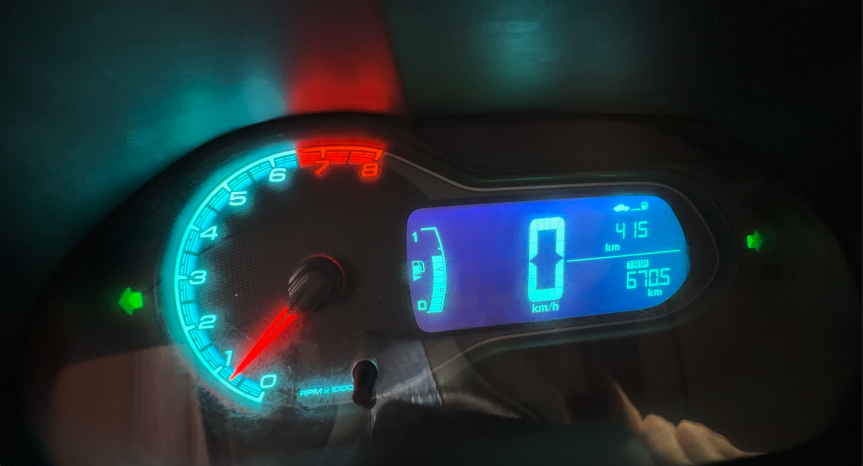
#> input picture giro.png, 1726 x 932 px, given in place of video_inicial.mov, which was not available (shown at 1/2 size)
$ python detector_tablero.py
#> lines starting #> are read from the running program, lines starting #| are printed output that depends on the picture; after the words box and inside, x2 and y2 are one past the last pixel; in counts of white or black regions, pixels touching at a corner belong together; pictures that were not available may be replaced by others from this repository, and a replacement may not be noted
import cv2
import numpy as np
from typing import Dict, Tuple
import math
import json


def cargar_configuracion(config_path='config_tablero.json'):
    """Carga la configuración desde el archivo JSON especificado.

    Args:
        config_path: Ruta al archivo de configuración JSON

    Returns:
        Diccionario con la configuración cargada
    """
    with open(config_path, 'r') as f:
        config = json.load(f)
    return config


def desnormalizar_roi(roi_norm: Tuple[float, float, float, float],
                     frame_width: int,
                     frame_height: int) -> Tuple[int, int, int, int]:
    """Desnormaliza un ROI de coordenadas relativas (0-1) a píxeles.

    Args:
        roi_norm: ROI normalizado (x, y, w, h) con valores entre 0 y 1
        frame_width: Ancho del frame en píxeles
        frame_height: Alto del frame en píxeles

    Returns:
        Tupla con coordenadas en píxeles (x, y, w, h)
    """
    x_norm, y_norm, w_norm, h_norm = roi_norm
    x = int(x_norm * frame_width)
    y = int(y_norm * frame_height)
    w = int(w_norm * frame_width)
    h = int(h_norm * frame_height)

    # Asegurar que el ROI sea válido
    x = max(0, x)
    y = max(0, y)
    w = max(1, w)
    h = max(1, h)

    # Ajustar si se sale del frame
    if x + w > frame_width:
        w = frame_width - x
    if y + h > frame_height:
        h = frame_height - y

    return x, y, w, h


def desnormalizar_punto(punto_norm: Tuple[float, float],
                       frame_width: int,
                       frame_height: int) -> Tuple[int, int]:
    """Desnormaliza un punto de coordenadas relativas (0-1) a píxeles.

    Args:
        punto_norm: Coordenadas normalizadas (x, y) con valores entre 0 y 1
        frame_width: Ancho del frame en píxeles
        frame_height: Alto del frame en píxeles

    Returns:
        Tupla con coordenadas en píxeles (x, y)
    """
    x_norm, y_norm = punto_norm
    x = int(x_norm * frame_width)
    y = int(y_norm * frame_height)
    return x, y


def detectar_luz(frame: np.ndarray,
                roi_norm: Tuple[float, float, float, float],
                rango_color: Tuple[np.ndarray, np.ndarray]) -> bool:
    """Detecta si una luz está encendida en una región específica.

    Args:
        frame: Frame completo
        roi_norm: ROI normalizado (x, y, w, h)
        rango_color: Rango de color HSV (min, max)

    Returns:
        True si se detecta la luz encendida, False en caso contrario
    """
    # Desnormalizar ROI
    frame_height, frame_width = frame.shape[:2]
    x, y, w, h = desnormalizar_roi(roi_norm, frame_width, frame_height)

    # Comprobar si el ROI tiene tamaño válido después de ajustes
    if w <= 0 or h <= 0:
        return False

    # Extraer ROI absoluto
    roi_frame = frame[y:y+h, x:x+w]
    hsv = cv2.cvtColor(roi_frame, cv2.COLOR_BGR2HSV)
    mask = cv2.inRange(
        hsv,
        np.array(rango_color[0]),
        np.array(rango_color[1])
    )
    return np.mean(mask) > 50


def detectar_aguja(frame: np.ndarray,
                  roi_norm: Tuple[float, float, float, float],
                  config: Dict) -> Tuple[float, Tuple[int, int, int, int]]:
    """Detecta la posición de la aguja del velocímetro.

    Args:
        frame: Frame completo
        roi_norm: ROI normalizado del velocímetro (x, y, w, h)
        config: Diccionario con la configuración del velocímetro

    Returns:
        Tupla con:
        - RPM calculada a partir de la posición de la aguja
        - Coordenadas de la línea de la aguja (x1, y1, x2, y2) o None
    """
    # Desnormalizar ROI
    frame_height, frame_width = frame.shape[:2]
    x, y, w, h = desnormalizar_roi(roi_norm, frame_width, frame_height)

    if w <= 0 or h <= 0:
        return 0.0, None

    roi_frame = frame[y:y+h, x:x+w]

    # Desnormalizar parámetros del velocímetro
    centro_x_abs, centro_y_abs = desnormalizar_punto(
        tuple(config['velocimetro']['centro']), frame_width, frame_height)

    # Usamos frame_width para el radio como en la calibración
    radio_abs = int(config['velocimetro']['radio'] * frame_width)

    # Crear una región de interés circular con coords absolutas
    centro_rel = (
        centro_x_abs - x,
        centro_y_abs - y
    )
    mask_circle = np.zeros_like(roi_frame[:, :, 0])
    cv2.circle(
        mask_circle,
        centro_rel,
        radio_abs,
        255,
        -1
    )

    # Convertir a HSV para filtrado por color
    hsv = cv2.cvtColor(roi_frame, cv2.COLOR_BGR2HSV)

    # Obtener rangos de color para la aguja desde la configuración
    lower_red = np.array(config['rangos_color']['rpm'][0])
    upper_red = np.array(config['rangos_color']['rpm'][1])

    # Crear máscara de color
    mask_red = cv2.inRange(hsv, lower_red, upper_red)

    # Aplicar la máscara circular
    mask_aguja = cv2.bitwise_and(mask_red, mask_circle)

    # Crear máscara para el 70% inferior del círculo
    altura_total = roi_frame.shape[0]
    altura_corte = int(altura_total * 0.3)  # 30% superior

    mask_70percent = mask_aguja.copy()
    mask_70percent[:altura_corte, :] = 0  # El 30% superior queda en negro

    # Aplicar máscara del 70%
    mask_final = cv2.bitwise_and(mask_aguja, mask_70percent)

    # Detectar líneas usando transformada de Hough
    lines = cv2.HoughLinesP(
        mask_final,
        1,
        np.pi/180,
        30,
        minLineLength=radio_abs//3,
        maxLineGap=20
    )

    if lines is None:
        return 0.0, None

    # Filtrar líneas por cercanía al centro
    dist_threshold = radio_abs * 0.5
    lineas_filtradas = []

    for line in lines:
        # Coordenadas relativas al ROI
        x1_rel, y1_rel, x2_rel, y2_rel = line[0]

        # Calcular punto más cercano al centro (relativo al ROI)
        px, py = centro_rel
        dx = x2_rel - x1_rel
        dy = y2_rel - y1_rel
        len_squared = dx*dx + dy*dy

        if len_squared == 0:  # Si la línea es un punto
            continue

        # Proyectar el centro en la línea
        t = max(0, min(1, ((px-x1_rel)*dx + (py-y1_rel)*dy) / len_squared))
        # Punto más cercano en la línea (relativo al ROI)
        proj_x = x1_rel + t * dx
        proj_y = y1_rel + t * dy
        # Distancia del centro al punto más cercano (en píxeles del ROI)
        dist = math.sqrt((px-proj_x)**2 + (py-proj_y)**2)

        # Si está dentro del umbral de distancia (en píxeles), la agregamos
        if dist < dist_threshold:
            # Guardamos las coordenadas relativas al ROI
            lineas_filtradas.append(line[0])

    if not lineas_filtradas:
        return 0.0, None

    # Calcular los vectores directores de cada línea
    vectores = []
    cx_rel, cy_rel = centro_rel  # Centro relativo al ROI

    for x1_rel, y1_rel, x2_rel, y2_rel in lineas_filtradas:
        # Vector director de la línea (en coords relativas)
        dx = x2_rel - x1_rel
        dy = y2_rel - y1_rel
        longitud = math.sqrt(dx*dx + dy*dy)

        # Normalizar vector
        if longitud > 0:
            dx /= longitud
            dy /= longitud

        # Asegurar que el vector apunte desde el centro hacia afuera
        # (usando coords relativas)
        dist1 = (x1_rel-cx_rel)**2 + (y1_rel-cy_rel)**2
        dist2 = (x2_rel-cx_rel)**2 + (y2_rel-cy_rel)**2

        # Si el primer punto está más lejos del centro, invertir dirección
        if dist1 > dist2:
            dx = -dx
            dy = -dy

        vectores.append((dx, dy))

    # Calcular el vector promedio
    if not vectores:
        return 0.0, None

    dx_sum = sum(v[0] for v in vectores)
    dy_sum = sum(v[1] for v in vectores)
    n = len(vectores)
    dx_avg = dx_sum / n
    dy_avg = dy_sum / n

    # Normalizar el vector promedio
    norm = math.sqrt(dx_avg**2 + dy_avg**2)
    if norm > 0:
        dx_avg /= norm
        dy_avg /= norm

    # Crear línea promedio desde el centro (relativo al ROI)
    # Usamos radio absoluto para la longitud
    longitud_linea = radio_abs * 0.8
    x1_rel_avg = int(cx_rel)
    y1_rel_avg = int(cy_rel)
    x2_rel_avg = int(cx_rel + dx_avg * longitud_linea)
    y2_rel_avg = int(cy_rel + dy_avg * longitud_linea)

    # Convertir a coordenadas globales
    linea_aguja = (
        x1_rel_avg + x, y1_rel_avg + y,
        x2_rel_avg + x, y2_rel_avg + y
    )

    # Calcular el ángulo de la línea
    theta = math.atan2(-dy_avg, -dx_avg)

    # Normalizar el ángulo al rango del velocímetro
    # Convertir de radianes a grados
    angulo = math.degrees(theta)

    # Normalizar el ángulo al rango del velocímetro
    rango_angulos = config['velocimetro']['angulo_fin'] - config['velocimetro']['angulo_inicio']
    # Manejo de posible división por cero o rango inválido
    if rango_angulos == 0:
        angulo_norm = 0.0
    else:
        # Asegurar que el cálculo maneje la vuelta (e.g., 350 a 10 grados)
        angulo_rel = angulo - config['velocimetro']['angulo_inicio']
        # Ajustar por si cruza 360/0 grados
        if rango_angulos < 0:  # Si fin < inicio (ej: 350 a 10)
            angulo_rel = (angulo_rel + 360) % 360
            rango_angulos += 360
        elif angulo_rel < 0:  # Si angulo < inicio
            angulo_rel += 360

        angulo_norm = angulo_rel / rango_angulos
        angulo_norm = max(0, min(1, angulo_norm))  # Clamp entre 0 y 1

    # Convertir a RPM y devolver el valor
    rpm = angulo_norm * 8000  # RPM máximo

    return rpm, linea_aguja


def detectar_estado_instrumentos(frame: np.ndarray, config: Dict) -> Dict:
    """Detecta el estado de todos los instrumentos.

    Args:
        frame: Frame del video a analizar
        config: Diccionario con la configuración cargada

    Returns:
        Diccionario con el estado de cada instrumento
    """
    resultados = {}
    linea_aguja = None

    # Detectar luces usando los rangos de color del archivo de configuración
    for elemento, rango in config['rangos_color'].items():
        if elemento != 'rpm':  # El rpm se maneja diferente
            resultados[elemento] = detectar_luz(
                frame, config['rois'][elemento], rango
            )

    # Detectar RPM usando la aguja
    rpm, linea_aguja = detectar_aguja(frame, config['rois']['rpm'], config)
    resultados['rpm'] = rpm

    return resultados, linea_aguja


def dibujar_frame(frame: np.ndarray, resultados: Dict, linea_aguja: Tuple[int, int, int, int], config: Dict) -> np.ndarray:
    """Dibuja los ROIs y el estado de los instrumentos en el frame.

    Args:
        frame: Frame a dibujar
        resultados: Diccionario con los resultados de la detección
        linea_aguja: Coordenadas de la línea de la aguja (x1, y1, x2, y2)
        config: Diccionario con la configuración cargada

    Returns:
        Frame con los elementos dibujados
    """
    frame_height, frame_width = frame.shape[:2]

    # Colores para los ROIs
    colores_roi = {
        'freno_mano': (0, 0, 255),      # Rojo
        'luces_altas': (255, 0, 0),     # Azul
        'luces_bajas': (0, 255, 0),     # Verde
        'rpm': (255, 0, 255),           # Magenta
        'giro_izquierda': (0, 255, 0),  # Verde
        'giro_derecha': (0, 255, 0)     # Verde
    }

    # Dibujar ROIs
    for elemento, roi_norm in config['rois'].items():
        x, y, w, h = desnormalizar_roi(roi_norm, frame_width, frame_height)
        cv2.rectangle(
            frame,
            (x, y),
            (x+w, y+h),
            colores_roi.get(elemento, (255, 255, 255)),
            2
        )
        cv2.putText(
            frame,
            elemento,
            (x, y-5),
            cv2.FONT_HERSHEY_SIMPLEX,
            0.5,
            colores_roi.get(elemento, (255, 255, 255)),
            1
        )

    # Dibujar elementos del velocímetro
    centro_x_abs, centro_y_abs = desnormalizar_punto(
        tuple(config['velocimetro']['centro']), frame_width, frame_height)
    radio_abs = int(config['velocimetro']['radio'] * frame_width)

    # Dibujar centro y círculo del velocímetro
    cv2.circle(frame, (centro_x_abs, centro_y_abs), 5, (0, 0, 255), -1)
    cv2.circle(frame, (centro_x_abs, centro_y_abs), radio_abs, (0, 255, 0), 2)

    # Dibujar línea de la aguja si existe
    if linea_aguja is not None:
        x1, y1, x2, y2 = linea_aguja
        cv2.line(frame, (x1, y1), (x2, y2), (0, 255, 255), 2)

    # Dibujar resultados
    y_pos = 30
    for elemento, valor in resultados.items():
        if elemento == 'rpm':
            texto = f"RPM: {valor:.0f}"
        else:
            texto = f"{elemento}: {'ON' if valor else 'OFF'}"
        cv2.putText(
            frame,
            texto,
            (10, y_pos),
            cv2.FONT_HERSHEY_SIMPLEX,
            1,
            (0, 255, 0),
            2
        )
        y_pos += 30

    return frame


def procesar_video(video_path: str, config_path: str = 'config_tablero.json'):
    """Procesa un video completo y genera un video con las detecciones.

    Args:
        video_path: Ruta al video de entrada
        config_path: Ruta al archivo de configuración
    """
#> called with video_path = 'video_inicial.mov', config_path = 'config_tablero.json'
    # Cargar configuración
    config = cargar_configuracion(config_path)
#> (reads config_tablero.json from the repository)

    # Abrir video
    cap = cv2.VideoCapture(video_path)
    if not cap.isOpened():
        print("Error: No se pudo abrir el video")
        return

    # Obtener información del video
    width = int(cap.get(cv2.CAP_PROP_FRAME_WIDTH))
    height = int(cap.get(cv2.CAP_PROP_FRAME_HEIGHT))
    fps = int(cap.get(cv2.CAP_PROP_FPS))

    # Configurar video de salida
    fourcc = cv2.VideoWriter_fourcc(*'mp4v')
    output_path = "video_detecciones.mp4"
    out = cv2.VideoWriter(output_path, fourcc, fps, (width, height))

    print(f"Procesando video... El resultado se guardará en {output_path}")
    print("Solo se procesará 1 de cada 15 frames")

    frame_count = 0
    ultimos_resultados = None
    ultima_linea_aguja = None

    while True:
        ret, frame = cap.read()
#> frame is the input picture: shape (932, 1726, 3); mean B, G, R 52.6, 47.3, 31.4
        if not ret:
            break

        frame_count += 1

        # Detectar estado de instrumentos solo cada 15 frames o al inicio
        if frame_count % 15 == 0 or ultimos_resultados is None:
            print(f"Detectando instrumentos en frame {frame_count}")
            ultimos_resultados, ultima_linea_aguja = detectar_estado_instrumentos(frame, config)
#> after the loop in detectar_estado_instrumentos, `for elemento, rango in config['rangos_color'].items():`: resultados = {'freno_mano': False, 'luces_altas': False, 'luces_bajas': False, 'giro_izquierda': True, 'giro_derecha': False}
#> in detectar_aguja, `roi_frame = frame[y:y+h, x:x+w]`:
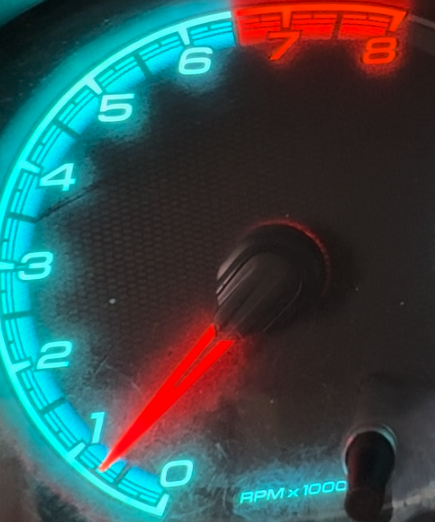
#> roi_frame: shape (522, 435, 3); mean B, G, R 78.4, 77.4, 55.3
#> in detectar_aguja, `cv2.circle( mask_circle, centro_rel, radio_abs, 255, -1 )`:
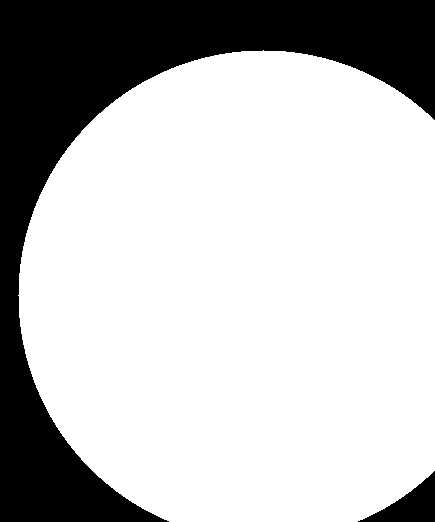
#> mask_circle: shape (522, 435); 74.2% white; 2 black regions, box (x1, y1, x2, y2) and area: (0, 0, 435, 522) 56830, (358, 471, 435, 522) 1730
#> in detectar_aguja, `mask_red = cv2.inRange(hsv, lower_red, upper_red)`:
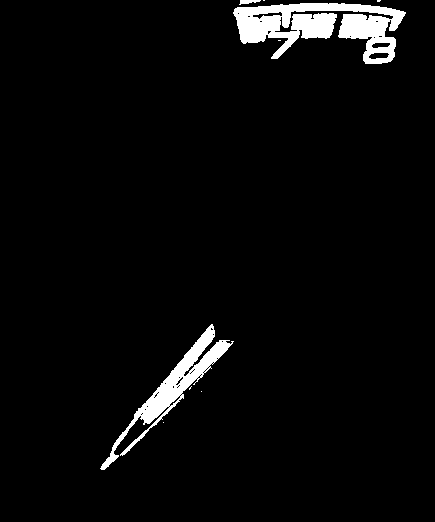
#> mask_red: shape (522, 435); 3.8% white; 9 white regions (6 under 20 px), largest, box (x1, y1, x2, y2) and area: (233, 3, 406, 64) 5509, (100, 324, 234, 470) 3053, (239, 0, 261, 5) 66
#> in detectar_aguja, `mask_aguja = cv2.bitwise_and(mask_red, mask_circle)`:
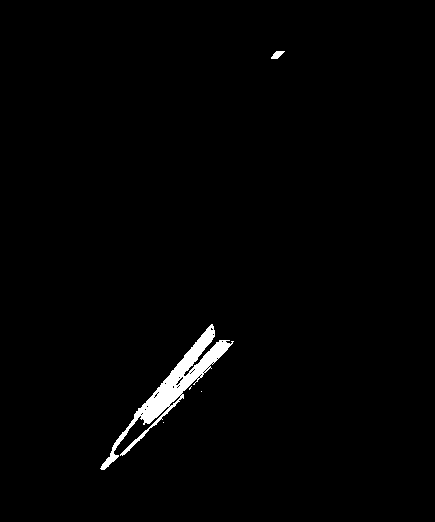
#> mask_aguja: shape (522, 435); 1.4% white; 5 white regions (3 under 20 px), largest, box (x1, y1, x2, y2) and area: (100, 324, 234, 470) 3053, (271, 51, 285, 59) 67
#> in detectar_aguja, `lines = cv2.HoughLinesP( mask_final, 1, np.pi/180, 30, minLineLength=r..`: lines = 20 rows, first 6: [141, 418, 214, 331], [149, 423, 231, 341], [101, 466, 187, 352], [147, 422, 229, 340], [112, 449, 221, 340], [122, 454, 227, 349]
#> the loop in detectar_aguja, `for line in lines:` made 20 passes
#> (x1_rel, y1_rel, x2_rel, y2_rel, dx, dy, len_squared, proj_x) on passes 1 to 8: (141, 418, 214, 331, 73, -87, 12898, 214), (149, 423, 231, 341, 82, -82, 13448, 231), (101, 466, 187, 352, 86, -114, 20392, 187), (147, 422, 229, 340, 82, -82, 13448, 229), (112, 449, 221, 340, 109, -109, 23762, 221), (122, 454, 227, 349, 105, -105, 22050, 227), (144, 421, 228, 340, 84, -81, 13617, 228), (141, 416, 212, 325, 71, -91, 13322, 212)
#> after the loop in detectar_aguja, `for line in lines:`: lineas_filtradas = 20 items, first 6: [141, 418, 214, 331], [149, 423, 231, 341], [101, 466, 187, 352], [147, 422, 229, 340], [112, 449, 221, 340], [122, 454, 227, 349]
#> the loop in detectar_aguja, `for x1_rel, y1_rel, x2_rel, y2_rel in lineas_filtradas:` made 20 passes
#> (x1_rel, y1_rel, x2_rel, y2_rel, dx, dy, longitud, dist1) on passes 1 to 8: (141, 418, 214, 331, -0.643, 0.766, 113.6, 30013), (149, 423, 231, 341, -0.707, 0.707, 116, 29380), (101, 466, 187, 352, -0.602, 0.798, 142.8, 55485), (147, 422, 229, 340, -0.707, 0.707, 116, 29585), (112, 449, 221, 340, -0.707, 0.707, 154.1, 46517), (122, 454, 227, 349, -0.707, 0.707, 148.5, 45162), (144, 421, 228, 340, -0.72, 0.694, 116.7, 30037), (141, 416, 212, 325, -0.615, 0.788, 115.4, 29525)
#> after the loop in detectar_aguja, `for x1_rel, y1_rel, x2_rel, y2_rel in lineas_filtradas:`: vectores = 20 items, first 6: (-0.643, 0.766), (-0.707, 0.707), (-0.602, 0.798), (-0.707, 0.707), (-0.707, 0.707), (-0.707, 0.707)
#> in detectar_aguja, `dx_sum = sum(v[0] for v in vectores)`: dx_sum = -13.07
#> in detectar_aguja, `dy_sum = sum(v[1] for v in vectores)`: dy_sum = 15.1
#> in detectar_aguja, `n = len(vectores)`: n = 20
#> in detectar_aguja, `dx_avg = dx_sum / n`: dx_avg = -0.654
#> in detectar_aguja, `dy_avg = dy_sum / n`: dy_avg = 0.755
#> in detectar_aguja, `norm = math.sqrt(dx_avg**2 + dy_avg**2)`: norm = 0.998
#> in detectar_aguja, `dx_avg /= norm`: dx_avg = -0.655
#> in detectar_aguja, `dy_avg /= norm`: dy_avg = 0.756
#> in detectar_aguja, `x2_rel_avg = int(cx_rel + dx_avg * longitud_linea)`: x2_rel_avg = 134
#> in detectar_aguja, `y2_rel_avg = int(cy_rel + dy_avg * longitud_linea)`: y2_rel_avg = 443
#> in detectar_aguja, `linea_aguja = ( x1_rel_avg + x, y1_rel_avg + y, x2_rel_avg + x, y2_rel..`: linea_aguja = (623, 584, 494, 732)
#> in detectar_aguja, `theta = math.atan2(-dy_avg, -dx_avg)`: theta = -0.857
#> in detectar_aguja, `angulo = math.degrees(theta)`: angulo = -49.11
#> in detectar_aguja, `angulo_rel = angulo - config['velocimetro']['angulo_inicio']`: angulo_rel = 15.89
#> in detectar_aguja, `angulo_norm = angulo_rel / rango_angulos`: angulo_norm = 0.0883
#> in detectar_aguja, `rpm = angulo_norm * 8000`: rpm = 706.1
#> in detectar_estado_instrumentos, `rpm, linea_aguja = detectar_aguja(frame, config['rois']['rpm'], config)`: linea_aguja = (623, 584, 494, 732)
#> ultimos_resultados = {'freno_mano': False, 'luces_altas': False, 'luces_bajas': False, 'giro_izquierda': True, 'giro_derecha': False, 'rpm': 706.1}; ultima_linea_aguja = (623, 584, 494, 732)

        # Dibujar en todos los frames
        frame_dibujado = dibujar_frame(frame, ultimos_resultados, ultima_linea_aguja, config)
#> after the loop in dibujar_frame, `for elemento, roi_norm in config['rois'].items():`:
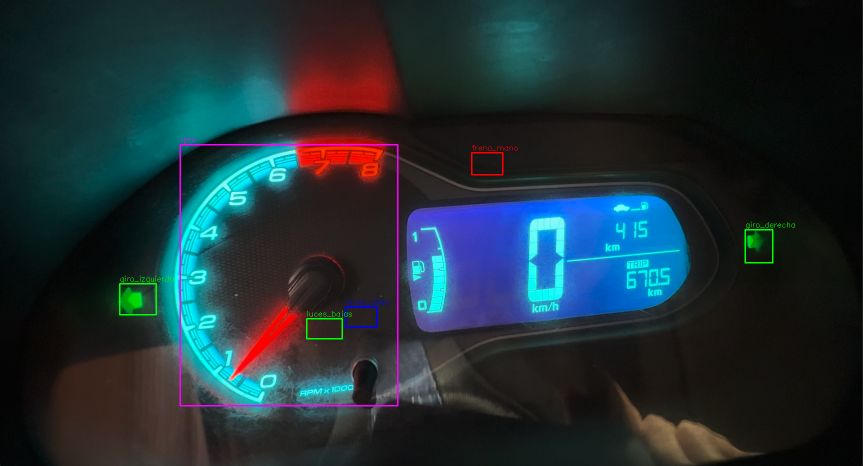
#> frame: shape (932, 1726, 3) (shown at 1/2 size); 0.64% of pixels changed, all inside (x1, y1, x2, y2) = (238, 277, 1590, 813)
#> in dibujar_frame, `cv2.circle(frame, (centro_x_abs, centro_y_abs), radio_abs, (0, 255, 0)..`:
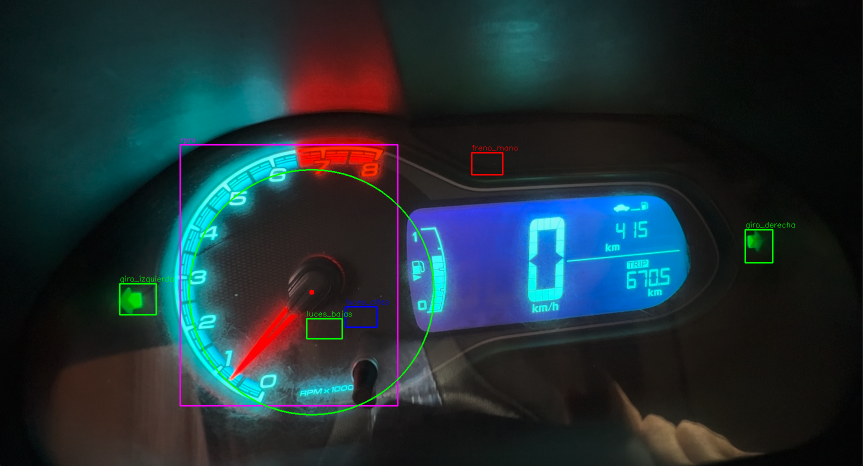
#> frame: shape (932, 1726, 3) (shown at 1/2 size); mean B, G, R 52.9, 47.7, 32
#> in dibujar_frame, `x1, y1, x2, y2 = linea_aguja`: x1 = 623; y1 = 584; x2 = 494; y2 = 732
#> the loop in dibujar_frame, `for elemento, valor in resultados.items():` made 6 passes
#> (elemento, valor, texto, y_pos) on passes 1 to 6: ('freno_mano', False, 'freno_mano: OFF', 60), ('luces_altas', False, 'luces_altas: OFF', 90), ('luces_bajas', False, 'luces_bajas: OFF', 120), ('giro_izquierda', True, 'giro_izquierda: ON', 150), ('giro_derecha', False, 'giro_derecha: OFF', 180), ('rpm', 706.1, 'RPM: 706', 210)
#> after the loop in dibujar_frame, `for elemento, valor in resultados.items():`:
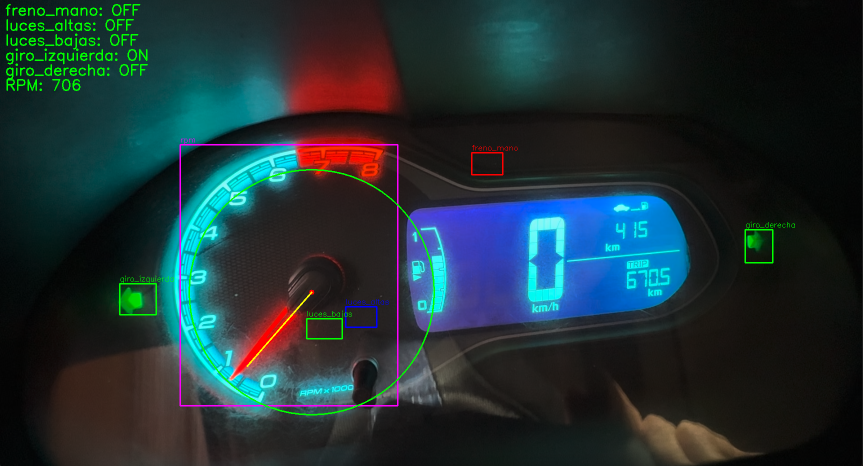
#> frame: shape (932, 1726, 3) (shown at 1/2 size); mean B, G, R 52.6, 49.2, 31.9
#> after the loop in dibujar_frame, `for elemento, valor in resultados.items():`: y_pos = 210

        # Guardar frame
        out.write(frame_dibujado)

        # Mostrar frame
        cv2.imshow('Detector de Tablero', frame_dibujado)

        if cv2.waitKey(1) & 0xFF == ord('q'):
#> (key q is pressed here)
            break

    print(f"Video guardado en: {output_path}")
    print(f"Total de frames procesados: {frame_count}")
    print(f"Detecciones realizadas: {frame_count // 15}")

    cap.release()
    out.release()
    cv2.destroyAllWindows()


if __name__ == "__main__":
    procesar_video("video_inicial.mov")
